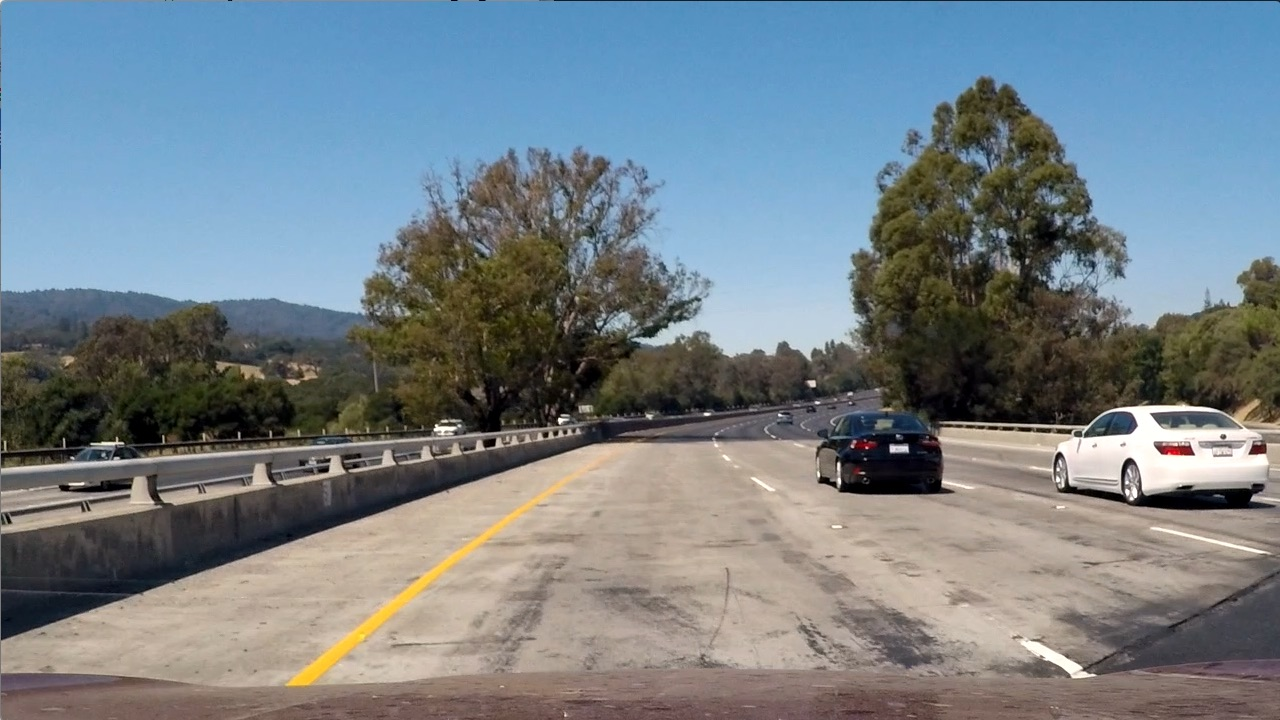
#> input picture test_images/test1.jpg, 1280 x 720 px
$ jupyter execute --allow-errors detect_vehicles.ipynb   (shell and % lines are left out)   (older library calls are emulated)
#> lines starting #> are read from the running program, lines starting #| are printed output that depends on the picture
# Udacity Self-Driving Nanodegree

## Vehicle Detection and Tracking

### Feature Extraction

[cell 1]
import numpy as np
import cv2
import glob
import time
import csv
import matplotlib.image as mpimg
import matplotlib.pyplot as plt
from collections import deque
from moviepy.editor import VideoFileClip
from IPython.display import HTML
from scipy.ndimage.measurements import label
from skimage.feature import hog
from sklearn.svm import LinearSVC
from sklearn.preprocessing import StandardScaler
from sklearn.model_selection import train_test_split

[cell 2]
def show_img(original, transformed):
    grid, (axis1, axis2) = plt.subplots(1, 2, figsize=(15, 7))
    axis1.set_title('Original')
    axis1.imshow(original)
    axis2.set_title('Transformed')
    axis2.imshow(transformed)

# Input image needs to be in the RGB colorspace
def convert_color(img, conv='YCrCb'):
    if conv == 'YCrCb':
        return cv2.cvtColor(img, cv2.COLOR_RGB2YCrCb)
    if conv == 'HSV':
        return cv2.cvtColor(img, cv2.COLOR_RGB2HSV)
    if conv == 'Luv':
        return cv2.cvtColor(img, cv2.COLOR_RGB2Luv)

test_img = mpimg.imread('test_images/test1.jpg')
#> test_img is the input picture: shape (720, 1280, 3); mean R, G, B 117.5, 128.7, 135.5
transformed = convert_color(np.copy(test_img))
#> in convert_color, `return cv2.cvtColor(img, cv2.COLOR_RGB2YCrCb)`: returned value: shape (720, 1280, 3); mean of channels 0, 1, 2 126.1, 121.9, 133.3
show_img(test_img, transformed)
#> (the call stopped at in show_img, `grid, (axis1, axis2) = plt.subplots(1, 2, figsize=(15, 7))`: IPython is not available in this run)

[cell 3]
def get_hog_features(img, orient=9, pix_per_cell=8, cell_per_block=2,
                     vis=False, feature_vec=True):
    if vis == True:
        features, hog_image = hog(img, orientations=orient,
                                  pixels_per_cell=(pix_per_cell, pix_per_cell),
                                  cells_per_block=(cell_per_block, cell_per_block),
                                  transform_sqrt=True,
                                  visualise=vis, feature_vector=feature_vec)
        return features, hog_image

    else:
        features = hog(img, orientations=orient,
                       pixels_per_cell=(pix_per_cell, pix_per_cell),
                       cells_per_block=(cell_per_block, cell_per_block),
                       transform_sqrt=True,
                       visualise=vis, feature_vector=feature_vec)
        return features

test_img = mpimg.imread('test_images/vehicle.png')
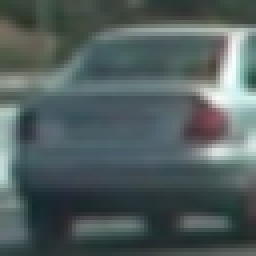
#> input picture test_images/vehicle.png, 64 x 64 px (shown 4 times larger)
#> test_img is the input picture: shape (64, 64, 3) float32; mean R, G, B 0.319, 0.369, 0.369
features, hog_image = get_hog_features(test_img[:,:,2] , vis=True)
#> in get_hog_features, `features, hog_image = hog(img, orientations=orient, pixels_per_cell=(p..`: features = 1764 values, max 0.571 at index 616, min 0 at index 1, mean 0.109
#> in get_hog_features, `features, hog_image = hog(img, orientations=orient, pixels_per_cell=(p..`:
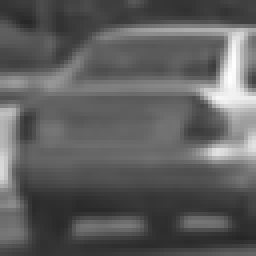
#> img: shape (64, 64) float32 (shown 4 times larger); min 0.149, max 1, mean 0.369
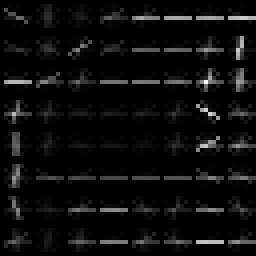
#> hog_image: shape (64, 64) float32 (shown 4 times larger); min 0, max 0.122, mean 0.00619; drawn with min black and max white
show_img(test_img, hog_image)
#> (the call stopped at in show_img, `grid, (axis1, axis2) = plt.subplots(1, 2, figsize=(15, 7))`: IPython is not available in this run)
mpimg.imsave('output_images/vehicle_hog.jpg', hog_image)
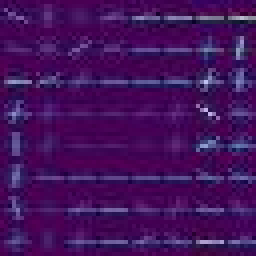
#> saved as vehicle_hog.jpg: shape (64, 64, 3) (shown 4 times larger); mean R, G, B 66.9, 17.1, 92

[cell 4]
test_img = mpimg.imread('test_images/non-vehicle.png')
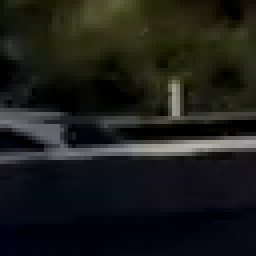
#> input picture test_images/non-vehicle.png, 64 x 64 px (shown 4 times larger)
#> test_img is the input picture: shape (64, 64, 4) float32; mean R, G, B, A 0.109, 0.114, 0.101, 1
features, hog_image = get_hog_features(test_img[:,:,2] , vis=True)
#> call 2 of get_hog_features, with orient = 9, pix_per_cell = 8, cell_per_block = 2, vis = True, feature_vec = True
#> in get_hog_features (call 2), `features, hog_image = hog(img, orientations=orient, pixels_per_cell=(p..`: features = 1764 values, max 0.668 at index 1156, min 0 at index 71, mean 0.116
#> in get_hog_features (call 2), `features, hog_image = hog(img, orientations=orient, pixels_per_cell=(p..`:
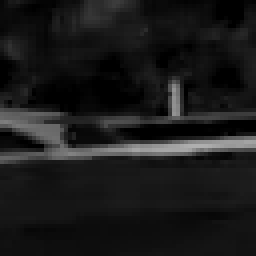
#> img: shape (64, 64) float32 (shown 4 times larger); min 0, max 0.686, mean 0.101
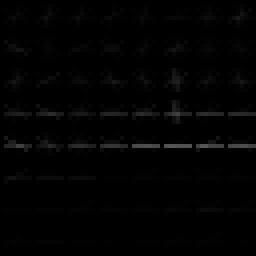
#> hog_image: shape (64, 64) float32 (shown 4 times larger); min 0, max 0.338, mean 0.0104
show_img(test_img, hog_image)
#> (the call stopped at in show_img, `grid, (axis1, axis2) = plt.subplots(1, 2, figsize=(15, 7))`: IPython is not available in this run)
mpimg.imsave('output_images/non_vehicle_hog.jpg', hog_image)
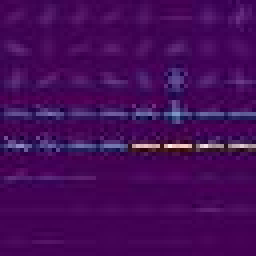
#> saved as non_vehicle_hog.jpg: shape (64, 64, 3) (shown 4 times larger); mean R, G, B 68.5, 10.4, 88.7
